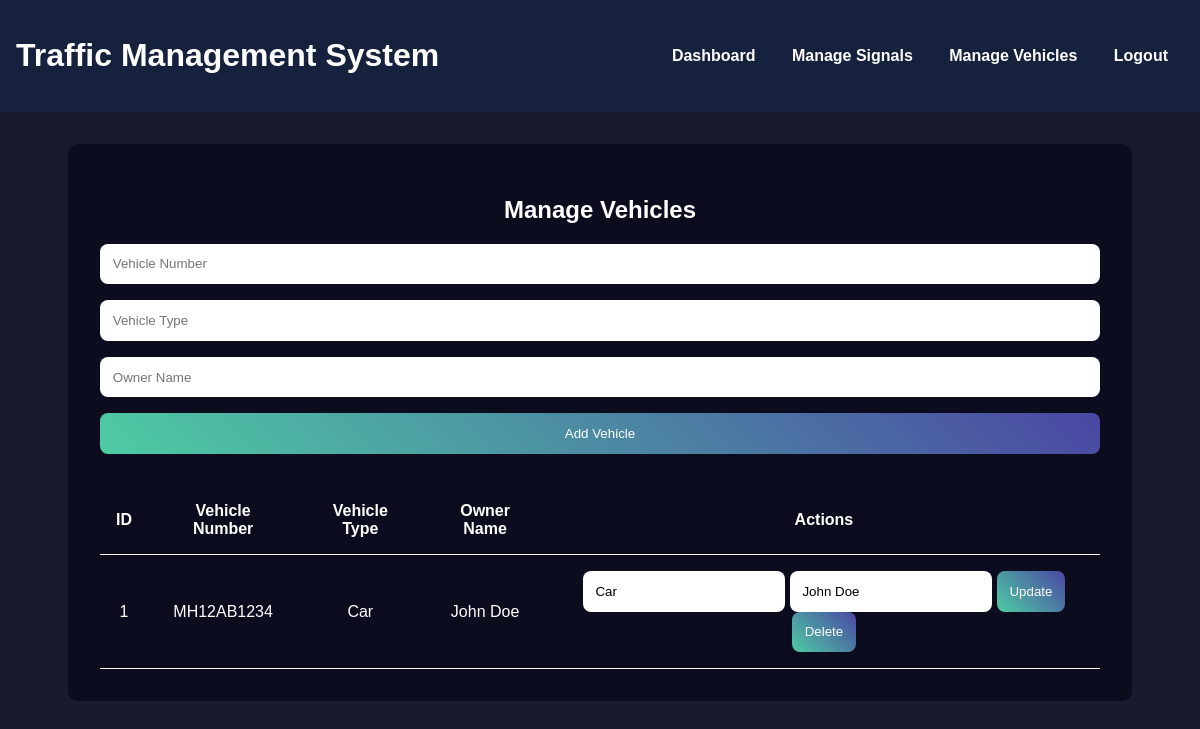
/manage_vehicles (signed in), run on the app's committed database.
### tables this page shows
CREATE TABLE vehicles (
        id INTEGER PRIMARY KEY AUTOINCREMENT,
        vehicle_number TEXT UNIQUE NOT NULL,
        vehicle_type TEXT NOT NULL,
        owner_name TEXT NOT NULL
    );

### app.py (the view, shortened to what this page needs)
@app.route('/manage_vehicles', methods=['GET', 'POST'])
def manage_vehicles():
    if not session.get('admin_logged_in'):
        return redirect(url_for('login'))
    conn = sqlite3.connect('traffic.db')
    cursor = conn.cursor()
    cursor.execute("SELECT * FROM vehicles")
    vehicles = cursor.fetchall()
    conn.close()
    return render_template('manage_vehicles.html', vehicles=vehicles)

### templates/manage_vehicles.html (shortened to what this page needs)
<!DOCTYPE html>
<html lang="en">
<head>
</head>
<body>
    <div class="header">
        <h1>Traffic Management System</h1>
        <nav>
            <a href="/admin_dashboard">Dashboard</a>
            <a href="/manage_signals">Manage Signals</a>
            <a href="/manage_vehicles">Manage Vehicles</a>
            <a href="/logout">Logout</a>
        </nav>
    </div>
    <div class="container">
        <h2>Manage Vehicles</h2>
        <form method="POST" action="/manage_vehicles">
            <input type="text" name="vehicle_number" placeholder="Vehicle Number" required>
            <input type="text" name="vehicle_type" placeholder="Vehicle Type" required>
            <input type="text" name="owner_name" placeholder="Owner Name" required>
            <button type="submit">Add Vehicle</button>
        </form>
        <table>
            <thead>
                <tr>
                    <th>ID</th>
                    <th>Vehicle Number</th>
                    <th>Vehicle Type</th>
                    <th>Owner Name</th>
                    <th>Actions</th>
                </tr>
            </thead>
            <tbody>
                {% for vehicle in vehicles %}
                <tr>
                    <td>{{ vehicle[0] }}</td>
                    <td>{{ vehicle[1] }}</td>
                    <td>{{ vehicle[2] }}</td>
                    <td>{{ vehicle[3] }}</td>
                    <td>
                        <form method="POST" action="/manage_vehicles" style="display: inline;">
                            <input type="text" name="vehicle_type" value="{{ vehicle[2] }}" required>
                            <input type="text" name="owner_name" value="{{ vehicle[3] }}" required>
                            <button type="submit">Update</button>
                        </form>
                        <form method="POST" action="/manage_vehicles" style="display: inline;">
                            <button type="submit">Delete</button>
                        </form>
                    </td>
                </tr>
                {% endfor %}
            </tbody>
        </table>
    </div>
</body>
</html>

### templates/manage_vehicles.html (style rules this page uses)
body { font-family: Arial, sans-serif; background: #1a1a2e; color: white; margin: 0; padding: 0; box-sizing: border-box; }
.header { background: #16213e; padding: 1rem; text-align: center; display: flex; justify-content: space-between; align-items: center; }
.header a { color: white; text-decoration: none; margin: 0 1rem; font-weight: bold; }
.container { max-width: 1000px; margin: 2rem auto; padding: 2rem; background: rgba(10, 10, 30, 0.9); border-radius: 10px; }
h2 { text-align: center; }
form { display: flex; flex-direction: column; gap: 1rem; }
input, select, button { padding: 0.8rem; border-radius: 8px; border: none; }
button { background: linear-gradient(45deg, #4ecca3, #4a47a3); color: white; cursor: pointer; }
table { width: 100%; border-collapse: collapse; margin-top: 2rem; }
th, td { padding: 1rem; text-align: center; border-bottom: 1px solid white; }

### data on the page
vehicles: id "1", vehicle_number "MH12AB1234", vehicle_type "Car", owner_name "John Doe"
